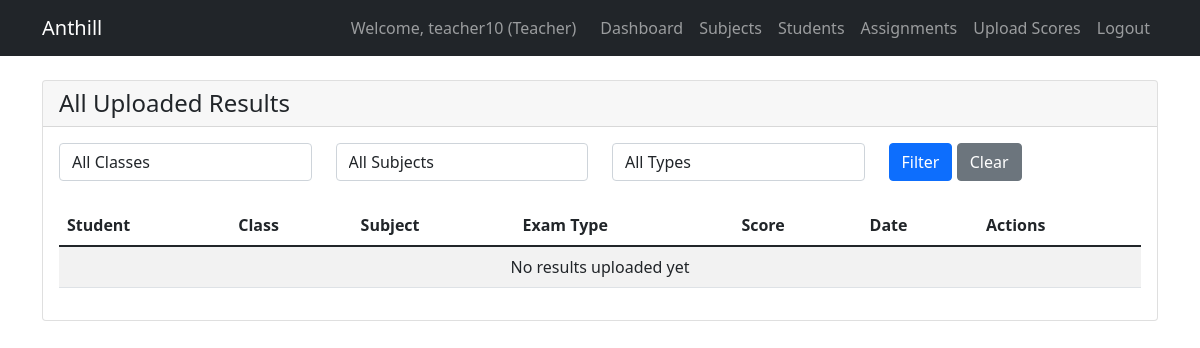
Page /academic/view-results/ (signed in) on the earlier database version.
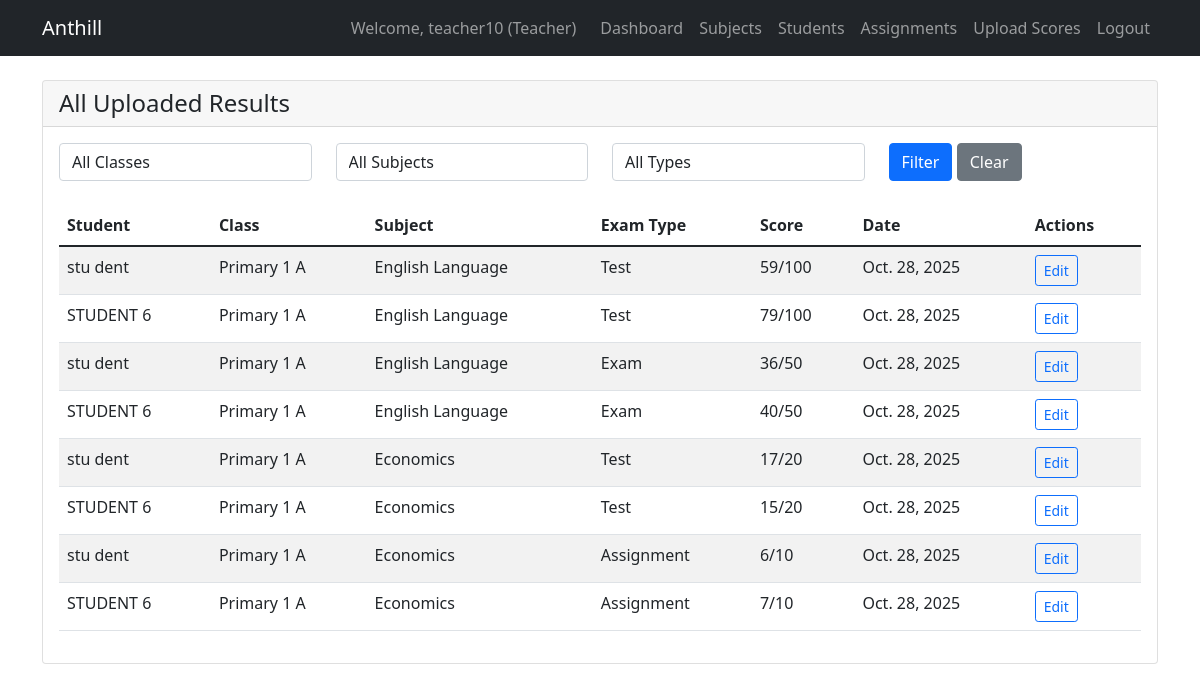
Same page on the later database version.
### academic/models.py (models this page shows, shortened)
class Result(models.Model):
    EXAM_TYPES = (
        ('test', 'Test'),
        ('assignment', 'Assignment'),
        ('exam', 'Exam'),
    )
    student = models.ForeignKey('users.Student', on_delete=models.CASCADE)  # String reference
    subject = models.ForeignKey(Subject, on_delete=models.CASCADE)
    exam_type = models.CharField(max_length=20, choices=EXAM_TYPES)
    score = models.IntegerField()
    max_score = models.IntegerField(default=100)
    date_taken = models.DateField()
    recorded_by = models.ForeignKey('users.Teacher', on_delete=models.CASCADE)  # String reference
    comment = models.TextField(blank=True, null=True)
    class Meta:
        unique_together = ['student', 'subject', 'exam_type', 'date_taken']

class ClassLevel(models.Model):
    LEVEL_CHOICES = (
        ('primary_1', 'Primary 1'),
        ('primary_2', 'Primary 2'),
        ('primary_3', 'Primary 3'),
        ('primary_4', 'Primary 4'),
        ('primary_5', 'Primary 5'),
        ('primary_6', 'Primary 6'),
        ('jss_1', 'JSS 1'),
        ('jss_2', 'JSS 2'),
        ('jss_3', 'JSS 3'),
        ('ss_1', 'SS 1'),
        ('ss_2', 'SS 2'),
        ('ss_3', 'SS 3'),
    )
    name = models.CharField(max_length=50)
    level = models.CharField(max_length=20, choices=LEVEL_CHOICES)  # Change to CharField
    description = models.TextField(blank=True)
    school = models.ForeignKey('schools.School', on_delete=models.CASCADE, null=True, related_name='academic_classes')
    class Meta:
        ordering = ['level']
        unique_together = ['name', 'school']

class Subject(models.Model):
    name = models.CharField(max_length=100)
    code = models.CharField(max_length=10, unique=True)
    description = models.TextField(blank=True)
    category = models.CharField(max_length=50, blank=True)

### users/models.py (models this page shows, shortened)
class Student(models.Model):
    user = models.OneToOneField(User, on_delete=models.CASCADE)
    school = models.ForeignKey('schools.School', on_delete=models.CASCADE, null=True)  # String reference
    admission_number = models.CharField(max_length=20, unique=True)
    class_level = models.ForeignKey('academic.ClassLevel', on_delete=models.SET_NULL, null=True, blank=True)  # String reference
    date_admitted = models.DateField(auto_now_add=True)
    elective_subjects = models.ManyToManyField('academic.Subject', blank=True, related_name='elective_students')  # String reference
    date_of_birth = models.DateField(null=True, blank=True)
    allergies = models.TextField(blank=True)
    health_history = models.TextField(blank=True)
    blood_group = models.CharField(max_length=5, blank=True)
    genotype = models.CharField(max_length=5, blank=True)
    home_address = models.TextField(blank=True)
    emergency_contact = models.CharField(max_length=15, blank=True)
    disciplinary_record = models.TextField(blank=True)
    extra_curricular = models.TextField(blank=True)
    sports_house = models.CharField(max_length=50, blank=True)
    awards = models.TextField(blank=True)
    position = models.CharField(max_length=50, blank=True)

class User(AbstractUser):
    USER_TYPE_CHOICES = (
        ('super_admin', 'Super Admin'),
        ('senior_admin', 'Senior School Admin'),
        ('junior_admin', 'Junior School Admin'),
        ('teacher', 'Teacher'),
        ('student', 'Student'),
    )
    user_type = models.CharField(max_length=20, choices=USER_TYPE_CHOICES)
    phone = models.CharField(max_length=15, blank=True)
    profile_picture = models.ImageField(upload_to='profiles/', blank=True, null=True)
    city = models.CharField(max_length=100, blank=True)
    lga = models.CharField(max_length=100, blank=True)
    address = models.TextField(blank=True)
    school = models.ForeignKey(
        School,
        on_delete=models.CASCADE,
        related_name='users',
        null=True,
        blank=True
    )
    class Meta:
        unique_together = ['school', 'username']  # Username unique per school

### academic/views.py (the view)
# urls.py: path('view-results/', views.view_results, name='view_results'),
@login_required
def view_results(request):
    teacher = get_object_or_404(Teacher, user=request.user)
    school = teacher.school
    results = Result.objects.filter(recorded_by=teacher).select_related(
        'student__user', 'subject', 'student__class_level'
    )
    class_id = request.GET.get('class_id')
    subject_id = request.GET.get('subject_id')
    exam_type = request.GET.get('exam_type')
    if class_id:
        results = results.filter(student__class_level_id=class_id)
    if subject_id:
        results = results.filter(subject_id=subject_id)
    if exam_type:
        results = results.filter(exam_type=exam_type)
    classes = ClassLevel.objects.filter(school=school).distinct()
    subjects = Subject.objects.filter(classsubject__teacher=teacher).distinct()
    context = {
        'school': school,
        'results': results.order_by('-date_taken'),
        'classes': classes,
        'subjects': subjects,
        'selected_class': class_id,
        'selected_subject': subject_id,
        'selected_exam_type': exam_type,
    }
    return render(request, 'academic/view_results.html', context)

### templates/academic/view_results.html (shortened to what this page needs)
{% extends 'base.html' %}
{% block content %}
<div class="container mt-4">
    <div class="card">
        <div class="card-header">
            <h4 class="mb-0">All Uploaded Results</h4>
        </div>
        <div class="card-body">
            <div class="table-responsive">
                <form method="get" class="row mb-4">
        <div class="col-md-3">
            <select name="class_id" class="form-control">
                <option value="">All Classes</option>
            </select>
        </div>
        <div class="col-md-3">
            <select name="subject_id" class="form-control">
                <option value="">All Subjects</option>
            </select>
        </div>
        <div class="col-md-3">
            <select name="exam_type" class="form-control">
                <option value="">All Types</option>
            </select>
        </div>
        <div class="col-md-3">
            <button type="submit" class="btn btn-primary">Filter</button>
            <a href="{% url 'academic:view_results' %}" class="btn btn-secondary">Clear</a>
        </div>
    </form>
                <table class="table table-striped">
                    <thead>
                        <tr>
                            <th>Student</th>
                            <th>Class</th>
                            <th>Subject</th>
                            <th>Exam Type</th>
                            <th>Score</th>
                            <th>Date</th>
                            <th>Actions</th>
                        </tr>
                    </thead>
                    <tbody>
                        {% for result in results %}
                        <tr>
                            <td>{{ result.student.user.get_full_name }}</td>
                            <td>{{ result.student.class_level.name }}</td>
                            <td>{{ result.subject.name }}</td>
                            <td>{{ result.get_exam_type_display }}</td>
                            <td>{{ result.score }}/{{ result.max_score }}</td>
                            <td>{{ result.date_taken }}</td>
                            <td>
                                <a href="{% url 'academic:edit_result' result.id %}" class="btn btn-sm btn-outline-primary">
                                    Edit
                                </a>
                            </td>
                        </tr>
                        {% empty %}
                        <tr>
                            <td colspan="7" class="text-center">No results uploaded yet</td>
                        </tr>
                        {% endfor %}
                    </tbody>
                </table>
            </div>
        </div>
    </div>
</div>
{% endblock %}

Differences in the rows shown:
added Result: student.user.get_full_name "stu dent", student.class_level.name "Primary 1 A", subject.name "English Language", exam_type "Test", score "59", max_score "100", date_taken "Oct. 28, 2025"
added Result: student.user.get_full_name "STUDENT 6", student.class_level.name "Primary 1 A", subject.name "English Language", exam_type "Test", score "79", max_score "100", date_taken "Oct. 28, 2025"
added Result: student.user.get_full_name "stu dent", student.class_level.name "Primary 1 A", subject.name "English Language", exam_type "Exam", score "36", max_score "50", date_taken "Oct. 28, 2025"
added Result: student.user.get_full_name "STUDENT 6", student.class_level.name "Primary 1 A", subject.name "English Language", exam_type "Exam", score "40", max_score "50", date_taken "Oct. 28, 2025"
added Result: student.user.get_full_name "stu dent", student.class_level.name "Primary 1 A", subject.name "Economics", exam_type "Test", score "17", max_score "20", date_taken "Oct. 28, 2025"
added Result: student.user.get_full_name "STUDENT 6", student.class_level.name "Primary 1 A", subject.name "Economics", exam_type "Test", score "15", max_score "20", date_taken "Oct. 28, 2025"
added Result: student.user.get_full_name "stu dent", student.class_level.name "Primary 1 A", subject.name "Economics", exam_type "Assignment", score "6", max_score "10", date_taken "Oct. 28, 2025"
added Result: student.user.get_full_name "STUDENT 6", student.class_level.name "Primary 1 A", subject.name "Economics", exam_type "Assignment", score "7", max_score "10", date_taken "Oct. 28, 2025"
Other differences:
text no longer shown: "No results uploaded yet"
